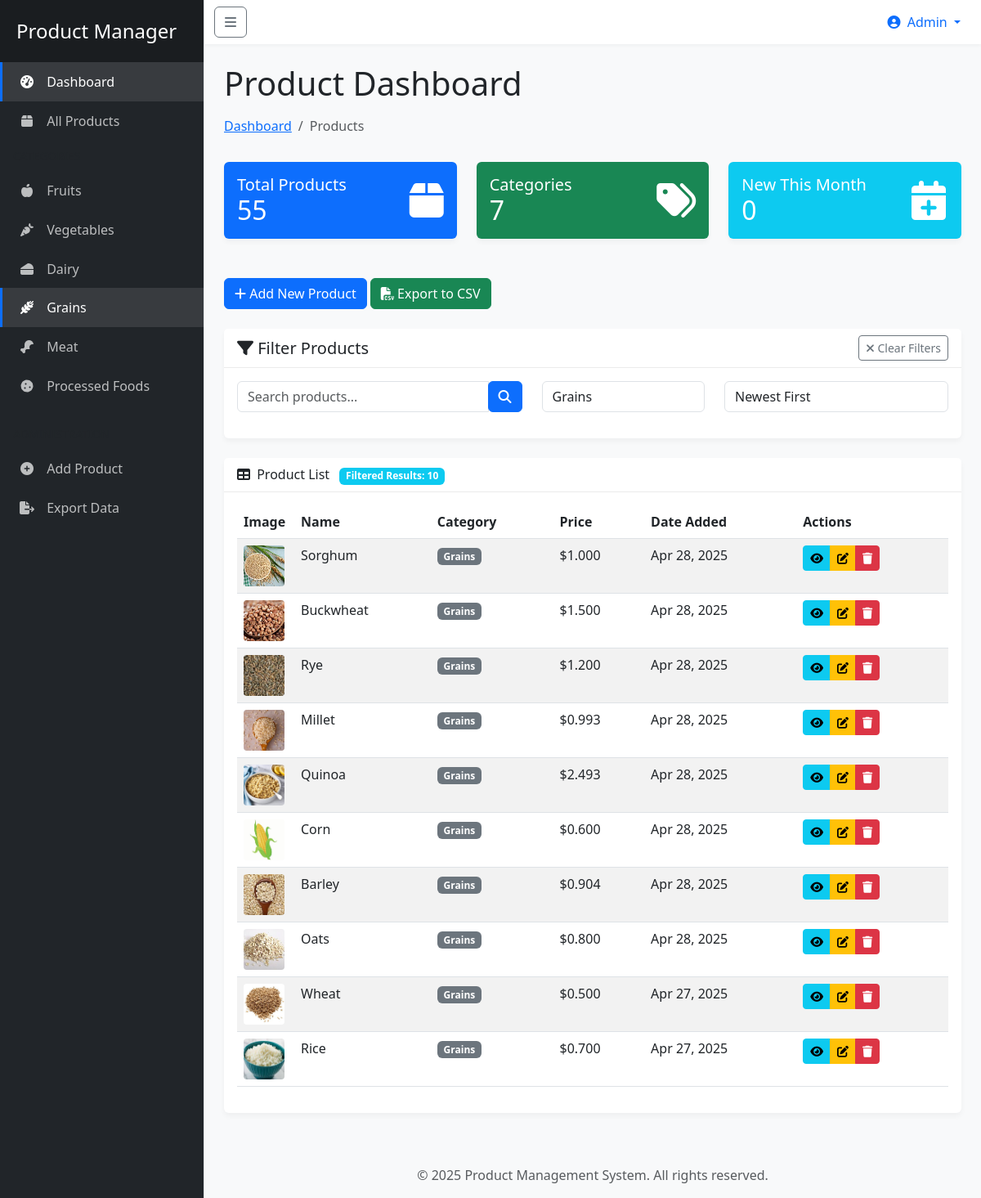
Screenshot of /?category=Grains with the database file from the repository.
### products/models.py (models this page shows, shortened)
class Product(models.Model):
    CATEGORY_CHOICES = [
        ('Fruits', 'Fruits'),
        ('Vegetables', 'Vegetables'),
        ('Dairy', 'Dairy'),
        ('Grains', 'Grains'),
        ('Meat', 'Meat'),
        ('Processed', 'Processed Foods'),
        ('Other', 'Other'),
    ]
    name = models.CharField(max_length=100)
    category = models.CharField(max_length=100, choices=CATEGORY_CHOICES)
    description = models.TextField()
    price = models.DecimalField(
        max_digits=10,
        decimal_places=3,
        validators=[MinValueValidator(0.001)]
    )
    image = models.ImageField(upload_to='product_images/', blank=True, null=True)
    created_at = models.DateTimeField(default=timezone.now)
    updated_at = models.DateTimeField(auto_now=True)
    class Meta:
        ordering = ['-created_at']
        verbose_name = 'Product'
        verbose_name_plural = 'Products'

### products/views.py (the view)
# urls.py: path('', views.product_list, name='product_list'),
def product_list(request):
    search_query = request.GET.get('search', '')
    category_filter = request.GET.get('category', '')
    sort_by = request.GET.get('sort', '-created_at')  # Default: newest first
    products = Product.objects.all()
    if search_query:
        products = products.filter(
            Q(name__icontains=search_query) |
            Q(description__icontains=search_query) |
            Q(category__icontains=search_query)  # Added search by category
        )
    if category_filter and category_filter != 'All Categories':
        products = products.filter(category=category_filter)
    if sort_by == 'price_asc':
        products = products.order_by('price')
    elif sort_by == 'price_desc':
        products = products.order_by('-price')
    elif sort_by == 'name':
        products = products.order_by('name')
    else:  # Default to newest
        products = products.order_by('-created_at')
    page = request.GET.get('page', 1)
    paginator = Paginator(products, 10)  # Show 10 products per page
    try:
        products = paginator.page(page)
    except PageNotAnInteger:
        products = paginator.page(1)
    except EmptyPage:
        products = paginator.page(paginator.num_pages)
    categories = Product.CATEGORY_CHOICES
    total_products = Product.objects.count()
    total_categories = len(categories)  # Use the length of CATEGORY_CHOICES
    now = timezone.now()
    month_start = datetime.datetime(now.year, now.month, 1, tzinfo=now.tzinfo)
    new_this_month = Product.objects.filter(created_at__gte=month_start).count()
    context = {
        'products': products,
        'categories': categories,
        'search_query': search_query,
        'category_filter': category_filter,
        'sort_by': sort_by,
        'total_products': total_products,
        'total_categories': total_categories,
        'new_this_month': new_this_month,
    }
    return render(request, 'products/product_list.html', context)

### products/templates/products/product_list.html (shortened to what this page needs)
{% extends 'products/base.html' %}
{% load static %}
{% block content %}
    <div class="container-fluid px-4">
        <h1 class="mt-4">Product Dashboard</h1>
        <ol class="breadcrumb mb-4">
            <li class="breadcrumb-item"><a href="{% url 'product_list' %}">Dashboard</a></li>
            <li class="breadcrumb-item active">Products</li>
        </ol>
        <div class="row mb-4">
            <div class="col-xl-4 col-md-6">
                <div class="card bg-primary text-white mb-4">
                    <div class="card-body">
                        <div class="d-flex justify-content-between align-items-center">
                            <div>
                                <h5 class="mb-0">Total Products</h5>
                                <h2 class="mb-0">{{ total_products }}</h2>
                            </div>
                            <i class="fas fa-box fa-3x"></i>
                        </div>
                    </div>
                </div>
            </div>
            <div class="col-xl-4 col-md-6">
                <div class="card bg-success text-white mb-4">
                    <div class="card-body">
                        <div class="d-flex justify-content-between align-items-center">
                            <div>
                                <h5 class="mb-0">Categories</h5>
                                <h2 class="mb-0">{{ total_categories }}</h2>
                            </div>
                            <i class="fas fa-tags fa-3x"></i>
                        </div>
                    </div>
                </div>
            </div>
            <div class="col-xl-4 col-md-12">
                <div class="card bg-info text-white mb-4">
                    <div class="card-body">
                        <div class="d-flex justify-content-between align-items-center">
                            <div>
                                <h5 class="mb-0">New This Month</h5>
                                <h2 class="mb-0">{{ new_this_month }}</h2>
                            </div>
                            <i class="fas fa-calendar-plus fa-3x"></i>
                        </div>
                    </div>
                </div>
            </div>
        </div>
        <div class="mb-4">
            <a href="{% url 'product_add' %}" class="btn btn-primary">
                <i class="fas fa-plus"></i> Add New Product
            </a>
            <a href="{% url 'export_products_csv' %}?search={{ search_query }}&category={{ category_filter }}" class="btn btn-success">
                <i class="fas fa-file-csv"></i> Export to CSV
            </a>
        </div>
        <div class="card mb-4">
            <div class="card-header d-flex justify-content-between align-items-center">
                <h5 class="mb-0"><i class="fas fa-filter"></i> Filter Products</h5>
                {% if search_query or category_filter != 'All Categories' %}
                    <a href="{% url 'product_list' %}" class="btn btn-sm btn-outline-secondary">
                        <i class="fas fa-times"></i> Clear Filters
                    </a>
                {% endif %}
            </div>
            <div class="card-body">
                <form method="get" id="filter-form" class="row">
                    <div class="col-md-5 mb-3">
                        <div class="input-group">
                            <input type="text" name="search" class="form-control" placeholder="Search products..."
                                   value="{{ search_query }}">
                            <div class="input-group-append">
                                <button class="btn btn-primary" type="submit">
                                    <i class="fas fa-search"></i>
                                </button>
                            </div>
                        </div>
                    </div>
                    <div class="col-md-3 mb-3">
                        <select name="category" class="form-control" onchange="this.form.submit()">
                            {% for category_value, category_display in categories %}
                                <option value="{{ category_value }}" {% if category_filter == category_value %}selected{% endif %}>
                                    {{ category_display }}
                                </option>
                            {% endfor %}
                        </select>
                    </div>
                    <div class="col-md-4 mb-3">
                        <select name="sort" class="form-control" onchange="this.form.submit()">
                            <option value="-created_at" {% if sort_by == '-created_at' %}selected{% endif %}>Newest First</option>
                        </select>
                    </div>
                </form>
            </div>
        </div>
        <div class="card mb-4">
            <div class="card-header">
                <i class="fas fa-table me-1"></i>
                Product List
                {% if search_query or category_filter != 'All Categories' %}
                    <span class="badge bg-info ms-2">Filtered Results: {{ products.paginator.count }}</span>
                {% endif %}
            </div>
            <div class="card-body">
                {% if products %}
                    <div class="table-responsive">
                        <table class="table table-striped table-hover">
                            <thead>
                            <tr>
                                <th>Image</th>
                                <th>Name</th>
                                <th>Category</th>
                                <th>Price</th>
                                <th>Date Added</th>
                                <th>Actions</th>
                            </tr>
                            </thead>
                            <tbody>
                            {% for product in products %}
                                <tr>
                                    <td class="product-img-cell">
                                        {% if product.image %}
                                            <img src="{{ product.image.url }}" alt="{{ product.name }}" class="product-thumbnail">
                                        {% else %}
                                            <div class="no-image">
                                                <i class="fas fa-image"></i>
                                            </div>
                                        {% endif %}
                                    </td>
                                    <td>{{ product.name }}</td>
                                    <td>
                                        <span class="badge bg-secondary">{{ product.category }}</span>
                                    </td>
                                    <td>${{ product.price }}</td>
                                    <td>{{ product.created_at|date:"M d, Y" }}</td>
                                    <td>
                                        <div class="btn-group">
                                            <a href="{% url 'product_view' product.id %}" class="btn btn-sm btn-info">
                                                <i class="fas fa-eye"></i>
                                            </a>
                                            <a href="{% url 'product_edit' product.id %}" class="btn btn-sm btn-warning">
                                                <i class="fas fa-edit"></i>
                                            </a>
                                            <a href="{% url 'product_delete' product.id %}" class="btn btn-sm btn-danger">
                                                <i class="fas fa-trash"></i>
                                            </a>
                                        </div>
                                    </td>
                                </tr>
                            {% endfor %}
                            </tbody>
                        </table>
                    </div>
                {% else %}
                    <div class="alert alert-info">
                        <i class="fas fa-info-circle"></i> No products found. Try clearing filters or adding new products.
                    </div>
                {% endif %}
            </div>
        </div>
    </div>
{% endblock %}

### products/templates/products/base.html (style rules this page uses)
:root { --sidebar-width: 250px; }
body { font-family: 'Segoe UI', Tahoma, Geneva, Verdana, sans-serif; overflow-x: hidden; background-color: #f8f9fa; }
.breadcrumb { background-color: transparent; padding: 0.5rem 0; }
.card { box-shadow: 0 4px 6px rgba(0, 0, 0, 0.04); border: none; margin-bottom: 1.5rem; }
.card-header { background-color: #fff; border-bottom: 1px solid rgba(0, 0, 0, 0.08); font-weight: 500; }

### products/templates/products/product_list.html (style rules this page uses)
.product-thumbnail { width: 50px; height: 50px; object-fit: cover; border-radius: 4px; }
.product-img-cell { width: 70px; }

### rows the page displays
Product: image (picture), name "Sorghum", category "Grains", price "1.000", created_at "Apr 28, 2025"
Product: image (picture), name "Buckwheat", category "Grains", price "1.500", created_at "Apr 28, 2025"
Product: image (picture), name "Rye", category "Grains", price "1.200", created_at "Apr 28, 2025"
Product: image (picture), name "Millet", category "Grains", price "0.993", created_at "Apr 28, 2025"
Product: image (picture), name "Quinoa", category "Grains", price "2.493", created_at "Apr 28, 2025"
Product: image (picture), name "Corn", category "Grains", price "0.600", created_at "Apr 28, 2025"
Product: image (picture), name "Barley", category "Grains", price "0.904", created_at "Apr 28, 2025"
Product: image (picture), name "Oats", category "Grains", price "0.800", created_at "Apr 28, 2025"
Product: image (picture), name "Wheat", category "Grains", price "0.500", created_at "Apr 27, 2025"
Product: image (picture), name "Rice", category "Grains", price "0.700", created_at "Apr 27, 2025"

### other values shown
{{ total_products }} "55"
{{ total_categories }} "7"
{{ new_this_month }} "0"
{{ products.paginator.count }} "10"
form field category "Grains"
